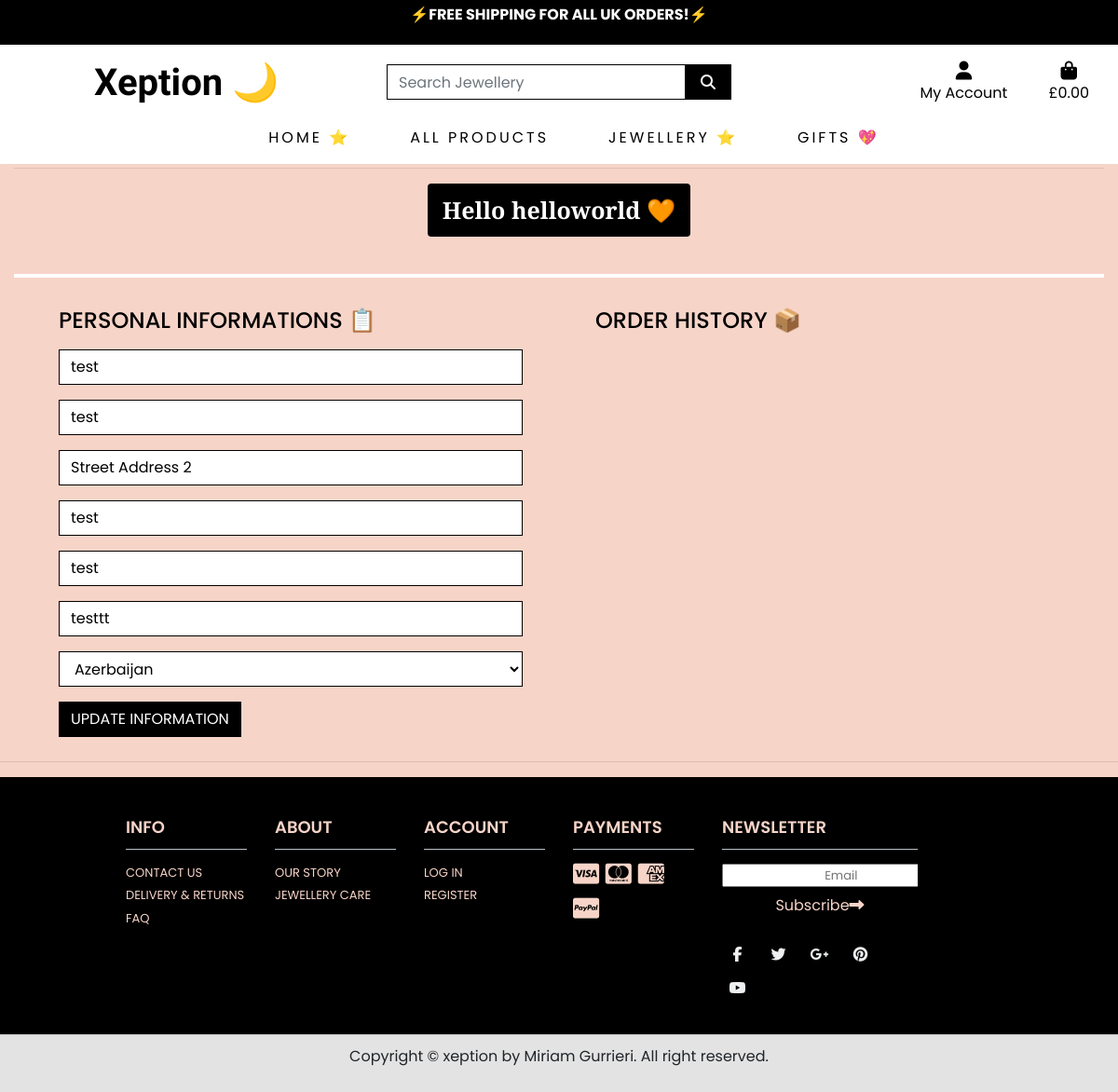
/profile/ (signed in), run on an earlier commit of the app's database.
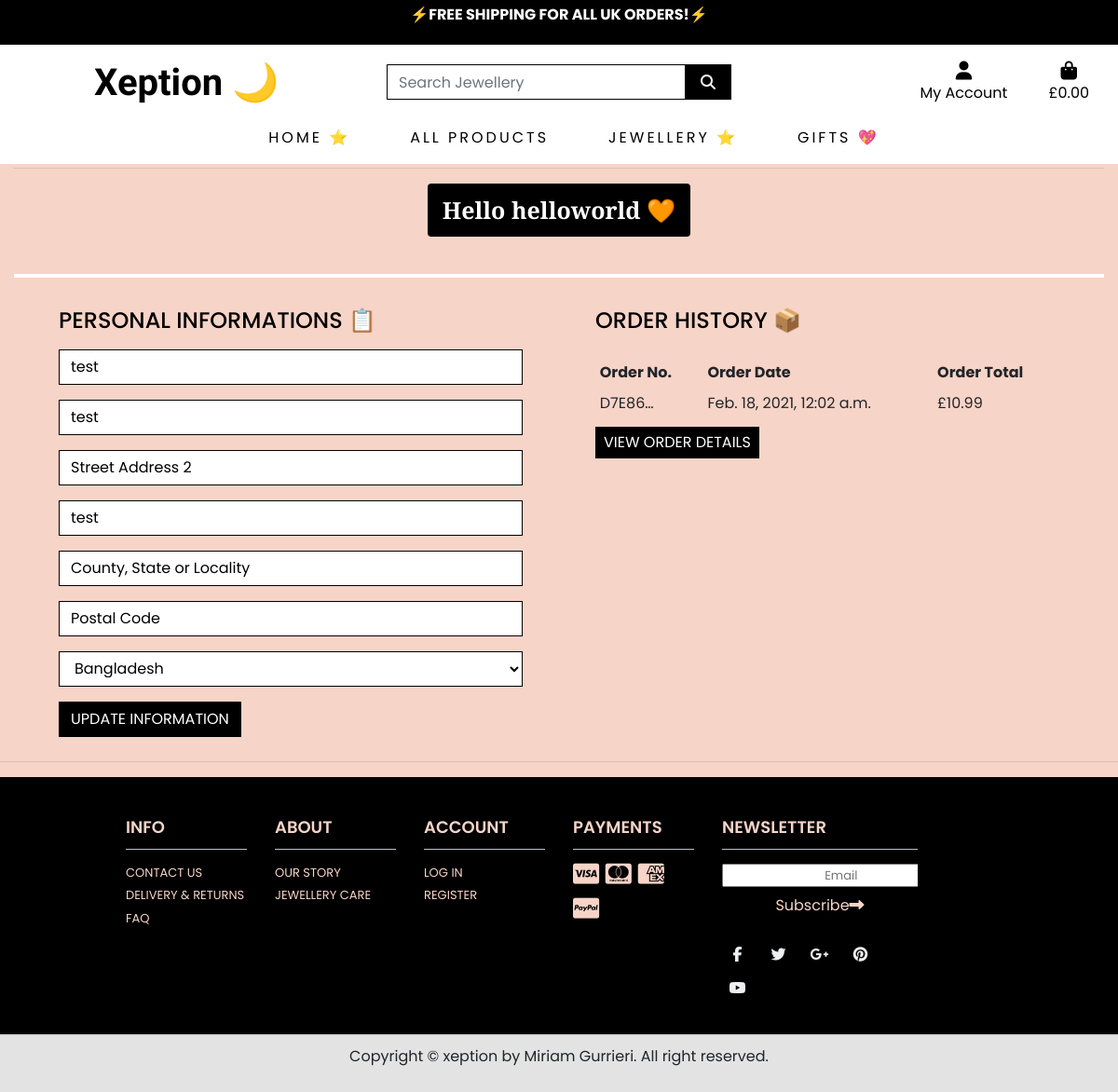
And on a later commit of the database.
### profiles/models.py (models this page shows, shortened)
class UserProfile(models.Model):
    user = models.OneToOneField(User, on_delete=models.CASCADE)
    default_phone_number = models.CharField(max_length=20, null=True, blank=True)
    default_street_address1 = models.CharField(max_length=80, null=True, blank=True)
    default_street_address2 = models.CharField(max_length=80, null=True, blank=True)
    default_town_or_city = models.CharField(max_length=40, null=True, blank=True)
    default_county = models.CharField(max_length=80, null=True, blank=True)
    default_postcode = models.CharField(max_length=20, null=True, blank=True)
    default_country = CountryField(blank_label='Country', null=True, blank=True)

### checkout/models.py (models this page shows, shortened)
class Order(models.Model):
    order_number = models.CharField(max_length=32, null=False, editable=False)
    user_profile = models.ForeignKey(UserProfile, on_delete=models.SET_NULL,
                                     null=True, blank=True, related_name='orders')
    full_name = models.CharField(max_length=50, null=False, blank=False)
    email = models.EmailField(max_length=254, null=False, blank=False)
    phone_number = models.CharField(max_length=20, null=False, blank=False)
    country = CountryField(blank_label='Country *', null=False, blank=False)
    postcode = models.CharField(max_length=20, null=True, blank=True)
    town_or_city = models.CharField(max_length=40, null=False, blank=False)
    street_address1 = models.CharField(max_length=80, null=False, blank=False)
    street_address2 = models.CharField(max_length=80, null=True, blank=True)
    county = models.CharField(max_length=80, null=True, blank=True)
    date = models.DateTimeField(auto_now_add=True)
    delivery_cost = models.DecimalField(max_digits=6, decimal_places=2, null=False, default=0)
    order_total = models.DecimalField(max_digits=10, decimal_places=2, null=False, default=0)
    grand_total = models.DecimalField(max_digits=10, decimal_places=2, null=False, default=0)
    original_bag = models.TextField(null=False, blank=False, default='')
    stripe_pid = models.CharField(max_length=254, null=False, blank=False, default='')

### profiles/views.py (the view)
# urls.py: path('', views.profile, name='profile'),
def profile(request):
    profile = get_object_or_404(UserProfile, user=request.user)
    if request.method == 'POST':
        form = UserProfileForm(request.POST, instance=profile)
        if form.is_valid():
            form.save()
            messages.success(request, 'Profile updated successfully')
    form = UserProfileForm(instance=profile)
    orders = profile.orders.all()
    template = 'profiles/profile.html'
    context = {
        'form': form,
        'orders': orders,
        'on_profile_page': True
    }
    return render(request, template, context)

### profiles/forms.py
class UserProfileForm(forms.ModelForm):
    class Meta:
        model = UserProfile
        exclude = ('user',)
    def __init__(self, *args, **kwargs):
        super().__init__(*args, **kwargs)
        placeholders = {
            'default_phone_number': 'Phone Number',
            'default_postcode': 'Postal Code',
            'default_town_or_city': 'Town or City',
            'default_street_address1': 'Street Address 1',
            'default_street_address2': 'Street Address 2',
            'default_county': 'County, State or Locality',
        }
        self.fields['default_phone_number'].widget.attrs['autofocus'] = True
        for field in self.fields:
            if field != 'default_country':
                if self.fields[field].required:
                    placeholder = f'{placeholders[field]} *'
                else:
                    placeholder = placeholders[field]
                self.fields[field].widget.attrs['placeholder'] = placeholder
            self.fields[field].widget.attrs['class'] = 'border-black rounded-0 profile-form-input'
            self.fields[field].label = False

### profiles/templates/profiles/profile.html (shortened to what this page needs)
{% extends "base.html" %}
{% load static %}
{% block extra_css %}
<link rel="stylesheet" href="{% static 'profiles/css/profile.css' %}">
{% endblock %}
{% block page_header %}
<div class="header-container">
</div>
{% endblock %}
{% block content %}
<div class="mx-auto w-md-75">
  <div class="col text-center">
                <hr>
                <a class="category-badge text-decoration-none">
                        <span class="p-3 mb-4 logo-font badge badge-white text-white bg-black" style="font-size: 25px; font-family: 'Prata', serif;">Hello {{ user.username }} &#129505;</span>
                    </a>
                <hr style="border: 2px white solid;">
   </div>
   <div class="row mx-sm-4 justify-content-between ">
      <div class="col-12 col-lg-6">
         <div class=" pt-3 pb-5 px-4 mb-4 mb-lg-0">
            <h4 class="text-black ">PERSONAL INFORMATIONS &#128203;</h4>
            <form class="mt-3" action="{% url 'profile' %}" method="POST" id="profile-update-form">
               {{ form|crispy }}
               <button class="btn btn-black p-font rounded-0 text-uppercase float-left">Update Information</button>
            </form>
         </div>
      </div>
      <div class="col-12 col-lg-6 mb-4">
         <div class=" pt-3 pb-5 px-4">
            <h4 class="text-black">ORDER HISTORY &#128230;</h4>
            <div class="order-history table-responsive p-font">
               {% for order in orders|dictsortreversed:"date" %}
               <table class="table table-sm table-borderless mt-3 mb-2">
                  <thead>
                     <tr>
                        <th>Order No.</th>
                        <th>Order Date</th>
                        <th>Order Total</th>
                     </tr>
                  </thead>
                  <tbody>
                     <tr">
                        <td>
                           {{ order.order_number|truncatechars:6 }}
                        </td>
                        <td>{{ order.date }}</td>
                        <td>£{{ order.grand_total }}</td>
                  </tbody>
               </table>
               <a href="{% url 'order_history' order.order_number %}" class="btn btn-black rounded-0 text-uppercase py-1 px-2">View Order Details</a>
               {% endfor %}
               <br>
            </div>
         </div>
      </div>
   </div>
</div>
{% endblock %}

What changed in the data, as far as the page shows it:
changed UserProfile "test": default_county "test" → (not shown); default_postcode "testtt" → (not shown); default_country "Azerbaijan" → "Bangladesh"
added Order: order_number "D7E86…", date "Feb. 18, 2021, 12:02 a.m.", grand_total "10.99"
